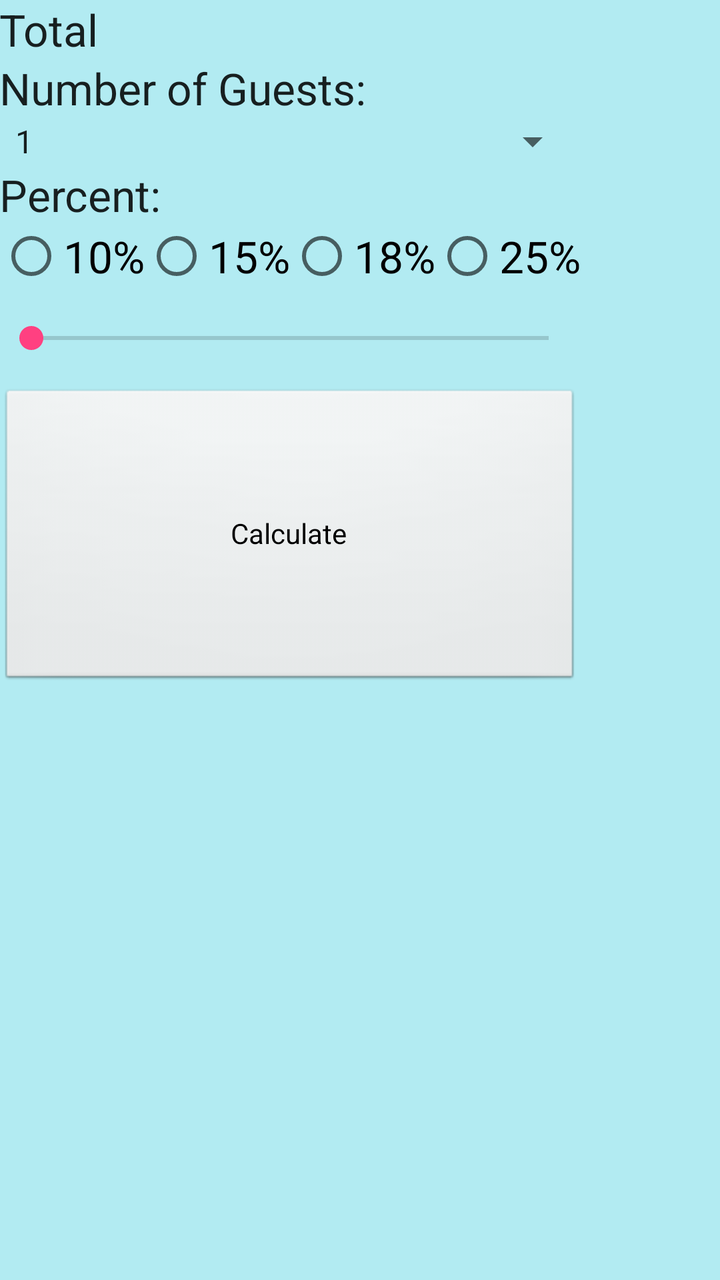
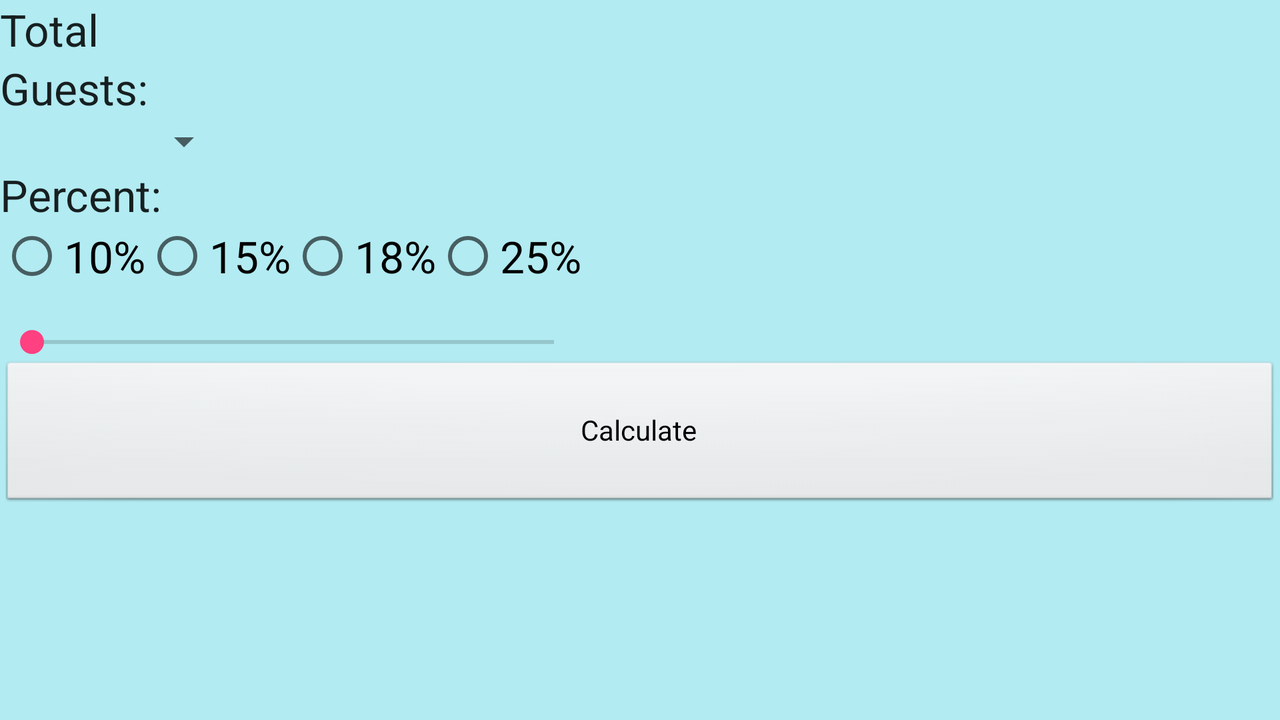

First picture: res/layout/ on a phone held upright. Second picture: the repository's own variant of that layout, on a device whose configuration matches the variant's folder. Source for both follows.
<!-- AndroidManifest.xml: application theme AppTheme -->
<!-- res/layout/content_main2.xml -->
<?xml version="1.0" encoding="utf-8"?>
<TableLayout xmlns:android="http://schemas.android.com/apk/res/android"
    xmlns:app="http://schemas.android.com/apk/res-auto"
    xmlns:tools="http://schemas.android.com/tools"
    android:layout_width="match_parent"
    android:layout_height="match_parent"
    android:paddingBottom="@dimen/activity_vertical_margin"
    android:paddingLeft="@dimen/activity_horizontal_margin"
    android:paddingRight="@dimen/activity_horizontal_margin"
    android:paddingTop="@dimen/activity_vertical_margin"
    app:layout_behavior="@string/appbar_scrolling_view_behavior"
    tools:context="edu.scranton.lear.tipcalculator.ActivityGuestsAndPercent">

    <TableRow>
        <TextView
            android:text="Total"
            android:id="@+id/total_display_title_again"
            android:layout_column="0"
            android:textAppearance="?android:attr/textAppearanceLarge"/>
    </TableRow>

    <TableRow>
        <TextView
            android:text="Number of Guests:"
            android:id="@+id/spinner_title"
            android:layout_column="0"
            android:textAppearance="?android:attr/textAppearanceLarge"/>
    </TableRow>

    <TableRow>
        <Spinner
            android:id="@+id/spinner"
            android:layout_column="0"
            android:layout_span="3"
            android:layout_width="match_parent"
            android:entries="@array/percentArray" />


    </TableRow>



    <TableRow>
        <TextView
            android:layout_width="wrap_content"
            android:layout_height="wrap_content"
            android:text="Percent:"
            android:id="@+id/percentBarProgress"
            android:textAppearance="?android:attr/textAppearanceLarge"
            android:layout_column="0" />
    </TableRow>

    <TableRow>
        <RadioGroup
            android:orientation="horizontal"
            >
            <RadioButton
                android:layout_height="wrap_content"
                android:layout_width="wrap_content"
                android:layout_column="0"
                android:id="@+id/tenPercent"
                android:text="10%"
                android:onClick="onRadioButtonClicked"
                android:textAppearance="?android:attr/textAppearanceLarge"
                />
            <RadioButton
                android:layout_width="wrap_content"
                android:layout_height="wrap_content"
                android:layout_column="1"
                android:id="@+id/fifteenPercent"
                android:text="15%"
                android:onClick="onRadioButtonClicked"
                android:textAppearance="?android:attr/textAppearanceLarge"
                />
            <RadioButton
                android:layout_width="wrap_content"
                android:layout_height="wrap_content"
                android:layout_column="2"
                android:id="@+id/eighteenPercent"
                android:text="18%"
                android:onClick="onRadioButtonClicked"
                android:textAppearance="?android:attr/textAppearanceLarge"
                />
            <RadioButton
                android:layout_width="wrap_content"
                android:layout_height="wrap_content"
                android:layout_column="3"
                android:id="@+id/twentyFivePercent"
                android:text="25%"
                android:onClick="onRadioButtonClicked"
                android:textAppearance="?android:attr/textAppearanceLarge"
                />
        </RadioGroup>
    </TableRow>

    <TableRow>
        <SeekBar
            android:layout_width="wrap_content"
            android:layout_height="50dip"
            android:id="@+id/percentBar"
            android:layout_column="0"
            android:max="30"/>
    </TableRow>

    <TableRow>

        <Button
            style="@style/PortraitButtonStyle"
            android:layout_height="150dip"
            android:text="Calculate"
            android:id="@+id/Calculate"
            android:layout_column="0"
            android:onClick="startCalc"
            />
    </TableRow>

</TableLayout>
<!-- resources referenced by this layout -->
<resources>
  <string-array name="percentArray">
          <item>1</item>
          <item>2</item>
          <item>3</item>
          <item>4</item>
          <item>5</item>
          <item>6</item>
          <item>7</item>
          <item>8</item>
          <item>9</item>
          <item>10</item>
          <item>11</item>
          <item>12</item>
          <item>13</item>
          <item>14</item>
          <item>15</item>
          <item>16</item>
          <item>17</item>
          <item>18</item>
          <item>19</item>
          <item>20</item>
      </string-array>
  <style name="PortraitButtonStyle" parent="android:style/Widget.Button">
          <item name="android:layout_height">110dip</item>
          <item name="android:layout_width">110dip</item>
      </style>
  <style name="AppTheme" parent="Theme.AppCompat.Light.DarkActionBar">
          
          <item name="colorPrimary">@color/colorPrimary</item>
          <item name="colorPrimaryDark">@color/colorPrimaryDark</item>
          <item name="colorAccent">@color/colorAccent</item>
          <item name="android:windowBackground">@color/backgroundColor</item>
      </style>
  <color name="colorPrimary">#3F51B5</color>
  <color name="colorPrimaryDark">#303F9F</color>
  <color name="colorAccent">#FF4081</color>
  <color name="backgroundColor">#B2EBF2</color>
</resources>
<!-- res/layout-land/content_main2.xml (the repository's variant of the layout above) -->
<!-- drawn on the phone turned sideways -->
<?xml version="1.0" encoding="utf-8"?>
<GridLayout xmlns:android="http://schemas.android.com/apk/res/android"
    android:orientation="vertical" android:layout_width="match_parent"
    android:layout_height="match_parent">

    <TextView
        android:text="Total"
        android:id="@+id/total_display_title_again"
        android:layout_column="0"
        android:textAppearance="?android:attr/textAppearanceLarge"
        android:layout_row="0" />

    <TextView
        android:layout_width="wrap_content"
        android:layout_height="wrap_content"
        android:textAppearance="?android:attr/textAppearanceLarge"
        android:text="Guests:"
        android:id="@+id/spinner_title"
        android:layout_row="1"
        android:layout_column="0" />

    <Spinner
        android:layout_width="116dip"
        android:layout_height="wrap_content"
        android:id="@+id/spinner"
        android:layout_row="2"
        android:layout_column="0"
        android:max="30"/>

    <TextView
        android:layout_width="wrap_content"
        android:layout_height="wrap_content"
        android:textAppearance="?android:attr/textAppearanceLarge"
        android:text="Percent:"
        android:id="@+id/percentBarProgress"
        android:layout_row="3"
        android:layout_column="0" />
    <RadioGroup
        android:layout_height="50dip"
        android:layout_width="match_parent"
        android:orientation="horizontal">
        <RadioButton
        android:layout_width="wrap_content"
        android:layout_height="wrap_content"
        android:text="10%"
        android:id="@+id/tenPercent"
        android:layout_row="4"
        android:layout_column="0"
        android:textAppearance="?android:attr/textAppearanceLarge"
            android:onClick="onRadioButtonClicked"/>

        <RadioButton
        android:layout_width="wrap_content"
        android:layout_height="wrap_content"
        android:text="15%"
        android:id="@+id/fifteenPercent"
        android:layout_row="4"
        android:layout_column="1"
        android:textAppearance="?android:attr/textAppearanceLarge"
            android:onClick="onRadioButtonClicked"    />

        <RadioButton
        android:layout_width="wrap_content"
        android:layout_height="wrap_content"
        android:text="18%"
        android:id="@+id/eighteenPercent"
        android:layout_row="4"
        android:layout_column="2"
        android:textAppearance="?android:attr/textAppearanceLarge"
            android:onClick="onRadioButtonClicked"/>

        <RadioButton
        android:layout_width="wrap_content"
        android:layout_height="wrap_content"
        android:text="25%"
        android:id="@+id/twentyFivePercent"
        android:layout_row="4"
        android:layout_column="3"
        android:textAppearance="?android:attr/textAppearanceLarge"
            android:onClick="onRadioButtonClicked"/>
    </RadioGroup>
    <SeekBar
        android:layout_width="293dp"
        android:layout_height="wrap_content"
        android:id="@+id/percentBar"
        android:layout_row="5"
        android:layout_column="0"
        android:layout_columnSpan="4"
        android:max="30"/>

    <Button
        style="@style/LandButtonStyle"
        android:layout_width="match_parent"
        android:layout_height="75dip"
        android:text="Calculate"
        android:id="@+id/Calculate"
        android:layout_row="6"
        android:layout_column="0"
        android:onClick="startCalc"/>

</GridLayout>
<!-- resources referenced by the variant -->
<!-- as the phone turned sideways resolves them -->
<resources>
  <style name="LandButtonStyle" parent="android:style/Widget.Button">
          <item name="android:layout_height">65dip</item>
          <item name="android:layout_width">200dip</item>
  
      </style>
  <style name="AppTheme" parent="Theme.AppCompat.Light.DarkActionBar">
          
          <item name="colorPrimary">@color/colorPrimary</item>
          <item name="colorPrimaryDark">@color/colorPrimaryDark</item>
          <item name="colorAccent">@color/colorAccent</item>
          <item name="android:windowBackground">@color/backgroundColor</item>
      </style>
  <color name="colorPrimary">#3F51B5</color>
  <color name="colorPrimaryDark">#303F9F</color>
  <color name="colorAccent">#FF4081</color>
  <color name="backgroundColor">#B2EBF2</color>
</resources>
